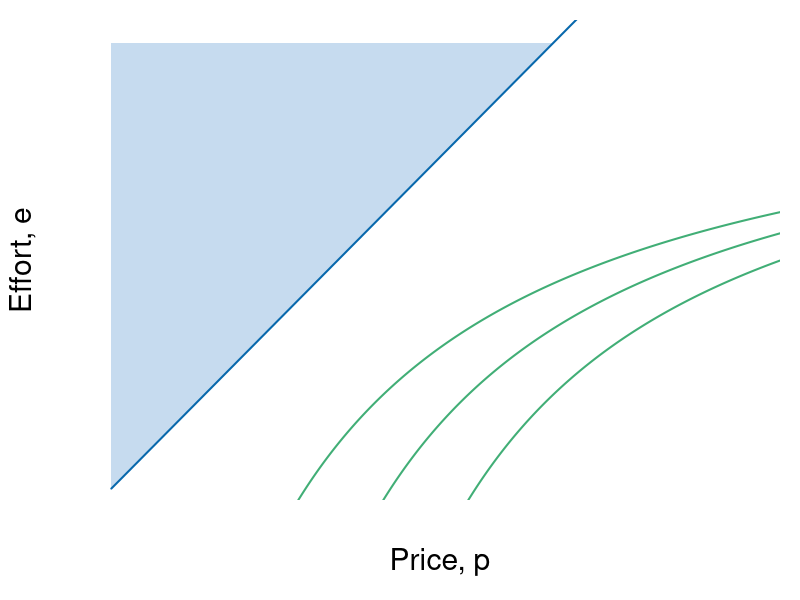

Recreate this plot in R. (Note: this script raises an error after producing the figure.)
require(shape)
pdf(file = "employment/employment_price_ed.pdf", width = 9, height = 7)

#Set parameters for graphics
axislabelsize <- 1.8
labelsize <- 1.5
namesize <- 1.8
annotatesize <- 1.5
graphlinewidth <- 2
segmentlinewidth <- 1.5

COL <- c("#7fc97f", "#beaed4", "#fdc086", "#ffff99", "#386cb0", "#f0027f", "#bf5b17", "#666666")
COLA <- c("#e0f3db", "#99d8c9","#66c2a4","#41ae76", "#238b45", "#005824")
COLB <- c("#c6dbef", "#4eb3d3", "#2b8cbe", "#0868ac","#084081")
COLC <- c("#fcfbfd", "#efedf5", "#dadaeb", "#bcbddc", "#9e9ac8", "#807dba", "#6a51a3", "#54278f", "#3f007d")
grays <- gray.colors(25, start = 1, end = 0)

#Parameters for figures
u1 <- 4
u2 <- 10
u3 <- 16
a1 <- 2
a2 <- 2
a3 <- 2

indiffFn1 <- function(y, u1 = 4.5, a1 = 5) {
  1 - (a1) / (y - u1)
}

indiffFn2 <- function(y, u2 = 10.5, a2 = 5) {
  1 - (a2) / (y - u2)
}

indiffFn3 <- function(y, u3 = 16.5, a3 = 5) {
  1 - (a3) / (y - u3)
}

PCFn <- function(delta, mu = 16) {
  delta/mu
}

#The derivative for the function q = 1 - delta/(p - u) = delta/p - u)^2;
#From that we get the derivative and substitute in the relevant values
#for delta, u and p; that is we get a slope of 1/32
#But we also need the intercept; 0.375 above, or q/2 as it stood
tangentLine <- function(w){
  0.375 + (1/32)*w
}

solowCondition <- function(w, delta = 5){
  (w*(1/(8*delta)))
}


par(mar =  c(5, 5, 1, 1))
xlims <- c(0, 12)
ylims <- c(0, 1.05)


plot(0, 0, xlim = xlims, ylim = ylims, type = "n",
     xlab = expression(paste("Price, ", p)),
     ylab = expression(paste("Effort, ", e)),
     xaxt = "n", 
     yaxt = "n",
     cex.lab = axislabelsize, 
     bty = "n", 
     xaxs="i", 
     yaxs="i")


xpoly1 <- seq(from = xlims[1] + 0.2, to = 8, length.out = 500)
ypoly1 <- PCFn(xpoly1, mu = 8)
polygon(x = c(xpoly1, rev(xpoly1[1])), y = c(ypoly1, rev(ypoly1)[1]), col=COLB[1], density=NULL, border = NA)


npts <- 500 
xx1 <- seq(u1 + a1 + 0.1, xlims[2], length.out = npts)
xx2 <- seq(u2 + a2 + 0.1, xlims[2], length.out = npts)
xx3 <- seq(3, xlims[2], length.out = npts)
xx4 <- seq(7, 17, 0.01)
xx5 <- seq(xlims[1] + 0.2, xlims[2], length.out = npts)
xx6 <- seq(xlims[1], 20, length.out = npts)


#Draw the lines for the graphs
lines(xx5, PCFn(xx5, mu = 8), col = COLB[4], lwd = graphlinewidth)
lines(xx5, indiffFn1(xx5, u1 = 0), col = COLA[4], lwd = graphlinewidth)
lines(xx5, indiffFn1(xx5, u1 = -1.5), col = COLA[4], lwd = graphlinewidth)
lines(xx3, indiffFn1(xx3, u1 = 1.5), col = COLA[4], lwd = graphlinewidth)
#lines(xx6, prodFn2(xx6), col = COLB[4], lwd = graphlinewidth)
lines(xx9, solowCondition(xx9, delta = 5), col = COLB[4], lwd = graphlinewidth)

#Customize ticks and labels for the plot
ticksy <- c(0, PCFn(delta = 4, mu = 8), 1, 1.1)
ylabels <- c(0, expression(paste(e^C)), expression(paste(bar(e) == 1) ), NA)
ticksx <- c(0, 4, xlims[2])
xlabels <- c(0, expression(paste(p^C)), NA)
axis(1, at = ticksx, pos = 0, labels = xlabels, cex.axis = labelsize)
axis(2, at = ticksy, pos = 0, labels = ylabels, las = 1,cex.axis = labelsize)

#Annotation of the three indifference curves
text(0.9, 0.05, expression(paste(u[1])), cex = labelsize-0.05)
text(2.8, 0.075, expression(paste(u[2] == u[z])), cex = labelsize-0.05)
text(2.915, 0.035, expression(paste(phantom() == 0)), cex = labelsize-0.05)
text(3.825, 0.05, expression(paste(u[3])), cex = labelsize-0.05)

#Line for the max quality, q = 1 
segments(0, 1, xlims[2], 1, lty = 2, col = grays[20], lwd = 2)
#Annotating line of 100% quality
#text(1.4, 1.025, expression(paste("Maximum level of effort, ", bar(e))))

#Add a point for the tangency
segments(4, 0, 4, PCFn(delta = 4, mu = 8), lty = 2, col = grays[20], lwd = segmentlinewidth)
segments(0, PCFn(delta = 4, mu = 8), 4, PCFn(delta = 4, mu = 8), lty = 2, col = grays[22], lwd = segmentlinewidth)
points(4, PCFn(delta = 4, mu = 8), pch = 16, col = "black", cex = labelsize)
text(4, PCFn(delta = 4, mu = 8) + 0.03, expression(paste(c)),cex = labelsize)


#Label the feasible frontier
text(2, 0.75, expression("Better for"), cex = labelsize)
text(2, 0.7, expression("employer"), cex = labelsize)
Arrows(1.8, 0.78, 1, 0.89, col = "black", lty = 1, lwd = 2, arr.type = "triangle", arr.lwd = 0.5)


text(8, 0.25, expression("Better for"), cex = labelsize)
text(8, 0.2, expression("employee"), cex = labelsize)
Arrows(8.8, 0.225, 10, 0.225, col = "black", lty = 1, lwd = 2, arr.type = "triangle", arr.lwd = 0.5)


text(3.5, 0.97, expression(paste("Slope of isoprofit")), cex = labelsize)
text(3.5, 0.89, expression(paste(-mrt(p,e) == frac(Delta*e,Delta*p),phantom()==frac(e, p))), cex = labelsize)
Arrows(5.3, 0.89, 6.8, 0.89, col = "black", lty = 1, lwd = 2, arr.type = "triangle", arr.lwd = 0.5)

text(8.5, 0.5, expression(paste(mrs(p,e) == frac(u[p],u[e]),phantom()==-frac(e, p),phantom() == mrt(p,e))), cex = labelsize, xpd = TRUE)
Arrows(5.9, 0.5, 4.3, 0.5, col = "black", lty = 1, lwd = 2, arr.type = "triangle", arr.lwd = 0.5)


dev.off()
